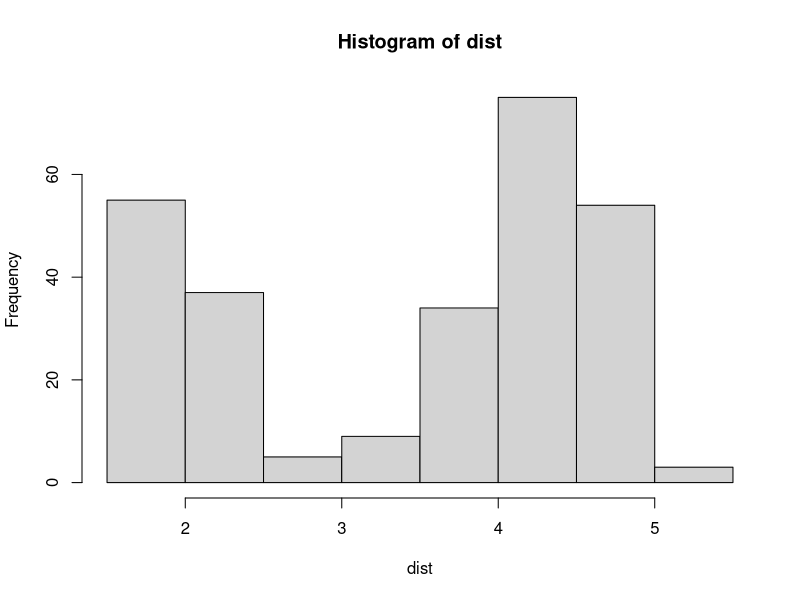
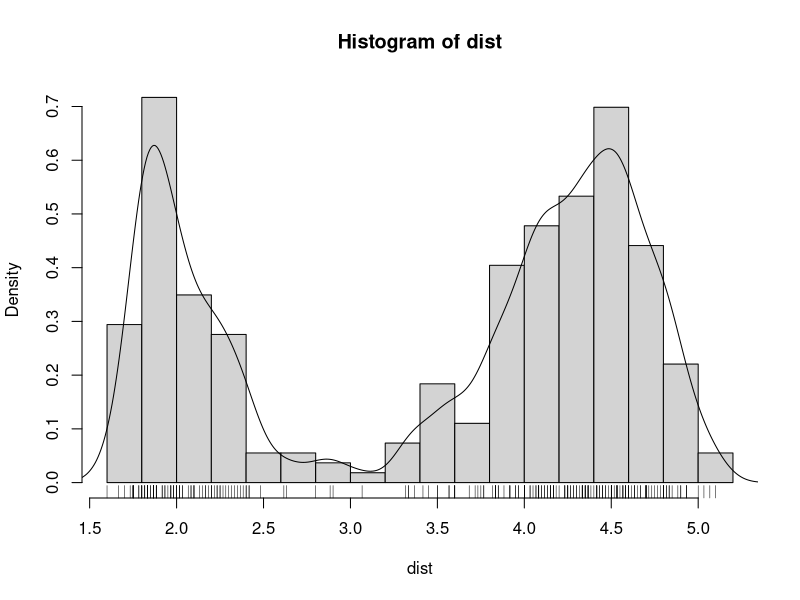

The R source for these figures, in order:

# Find some complex distribution
# dist = sample(1:100, size = 10000, replace = TRUE)
attach(faithful)
dist = eruptions

summary(dist)
hist(dist)
hist(dist, seq(1.6, 5.2, 0.2), prob=TRUE)
lines(density(dist, bw=0.1))
rug(dist)

original_mean = mean(dist)

# do this a million times
sample_means = integer()
for (i in 1:100000) {
    # subsample batch of 5 elements from the original distribution and save them in a vector
    resamp_i = sample(dist, size = 5, replace = TRUE)
    mean_i = mean(resamp_i)
    sample_means = c(sample_means, mean_i)
}

# is the mean of subsamples similar to the mean of the original distribution?
mean(sample_means)

